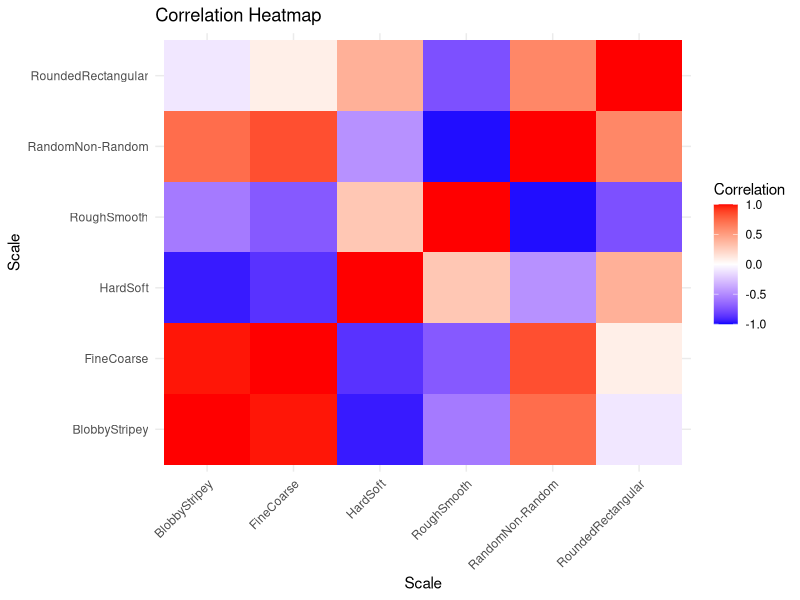
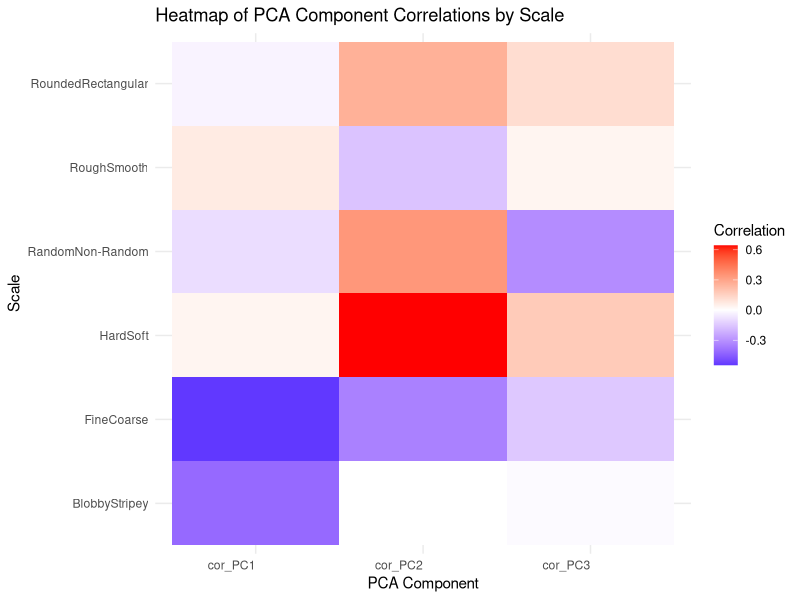

Write the R code that produced these figures, in order.
#Housekeeping
rm(list = ls())
graphics.off()


#load libraries
library(tidyverse)
library(ggplot2)
library(skimr)
library(reshape2)

#load dimension scale rating data

scales <- read.csv("cleaned_texture_dimension_ratings.csv")

#load PCA coordinates
pca <- read.csv("3dimension_pca.csv")

#update image paths
pca$images <- str_replace(pca$images, "materials/imgs/", "images/")

#match pca columns in scales
scales <- scales %>% 
  mutate(images = image_path)

#add rescaled column
scales <- scales %>%
  mutate(RescaledResponse = ((response + 200) * 1)/400)

scales <- scales %>%
  group_by(scale, images) %>%
  mutate(avg_rating = mean(RescaledResponse, na.rm = TRUE)) %>%
  ungroup() 

#combine data 
data <- left_join(scales, pca, by = "images")

# Calculate the correlation between PCA components and avg_rating
correlations <- data %>%
  group_by(scale) %>%
  summarise(
    cor_PC1 = cor(PC1, avg_rating, use = "complete.obs"),
    cor_PC2 = cor(PC2, avg_rating, use = "complete.obs"),
    cor_PC3 = cor(PC3, avg_rating, use = "complete.obs")
  )



# Pivot the data so that each scale has a column of avg_rating values per image
reshaped_data <- data %>%
  pivot_wider(names_from = scale, values_from = avg_rating)

# Now reshaped_data has a column for each scale, with the avg_rating for each image
# If multiple scales for each image, this step will align them properly

# Remove unnecessary columns (subject_id, response, image_path, images, etc.)
data_for_corr <- reshaped_data %>%
  select(-subject_id, -response, -image_path, -images, -RescaledResponse, -PC1, -PC2, -PC3) %>%
  drop_na()  # Remove rows with any NA values (if any scale is missing for an image)

#calculate the correlation matrix for the scales
cor_matrix <- cor(data_for_corr, use = "complete.obs")  

#Print
print(cor_matrix)


#Plots
#scales with each other
# Set column and row names for the correlation matrix
colnames(cor_matrix) <- rownames(cor_matrix) <- c("BlobbyStripey", "FineCoarse", "HardSoft", "RoughSmooth", "RandomNon-Random", "RoundedRectangular")

# Reshape the matrix into a long format for ggplot
cor_matrix_long <- melt(cor_matrix)

# Plot the heatmap
ggplot(cor_matrix_long, aes(x = Var1, y = Var2, fill = value)) +
  geom_tile() + 
  scale_fill_gradient2(low = "blue", high = "red", mid = "white", midpoint = 0, limit = c(-1, 1), name = "Correlation") +
  theme_minimal() +
  theme(axis.text.x = element_text(angle = 45, hjust = 1, vjust = 1),
        axis.text.y = element_text(angle = 0, hjust = 1)) +
  labs(title = "Correlation Heatmap", x = "Scale", y = "Scale")

#Heatmap
#scales with PCAs
# Reshape the data for heatmap
correlations_melted <- melt(correlations, id.vars = "scale", variable.name = "PCA_Component", value.name = "Correlation")

# Plot the heatmap
ggplot(correlations_melted, aes(x = PCA_Component, y = scale, fill = Correlation)) +
  geom_tile() +
  scale_fill_gradient2(low = "blue", high = "red", mid = "white", midpoint = 0, name = "Correlation") +
  theme_minimal() +
  labs(title = "Heatmap of PCA Component Correlations by Scale",
       x = "PCA Component", 
       y = "Scale") +
  theme(axis.text.x = element_text(angle = 0, hjust = 1))

# #Bar
# # Convert correlations to long format for easier plotting
# correlations_long <- correlations %>%
#   pivot_longer(cols = starts_with("cor_PC"), 
#                names_to = "PCA_Component", 
#                values_to = "Correlation")
# 
# # Plot the correlations
# ggplot(correlations_long, aes(x = scale, y = Correlation, fill = PCA_Component)) +
#   geom_bar(stat = "identity", position = "dodge") +
#   facet_wrap(~ PCA_Component, scales = "free_y") +  # Create separate plots for each PCA component
#   theme_minimal() +
#   labs(title = "Correlation between PCA Components and Scale",
#        x = "Scale", 
#        y = "Correlation",
#        fill = "PCA Component") +
#   theme(axis.text.x = element_text(angle = 45, hjust = 1))